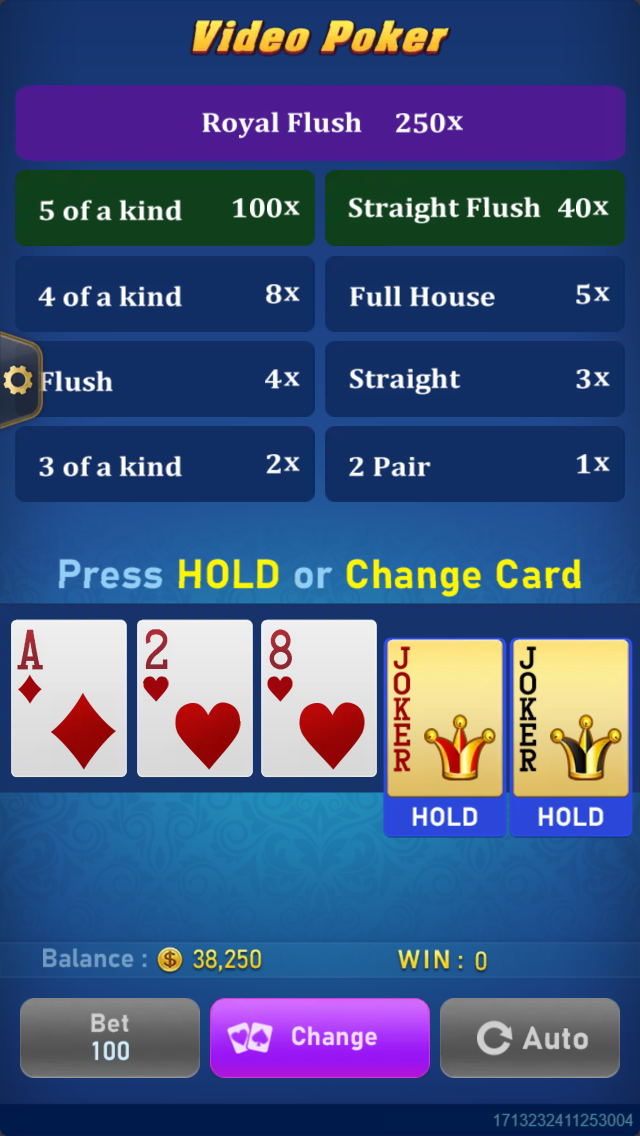
#> input picture research/reference/main.png, 640 x 1136 px
$ python compare-visuals.py
#> lines starting #> are read from the running program, lines starting #| are printed output that depends on the picture
from pathlib import Path
from PIL import Image, ImageDraw

root = Path(__file__).resolve().parent.parent
qa = root / 'qa'
reference = root / 'research/reference'
pairs = [
    ('hold', 'main.png', 'portrait-reference-hold-final.png'),
    ('win', 'win.png', 'portrait-reference-win.png'),
    ('double', 'double.png', 'portrait-reference-double.png'),
]
for label, source, implementation in pairs:
    a = Image.open(reference/source).convert('RGB')
#> a is the input picture: PIL image 640x1136 RGB; mean R, G, B 65.8, 86.1, 127.8
    b = Image.open(qa/implementation).convert('RGB')
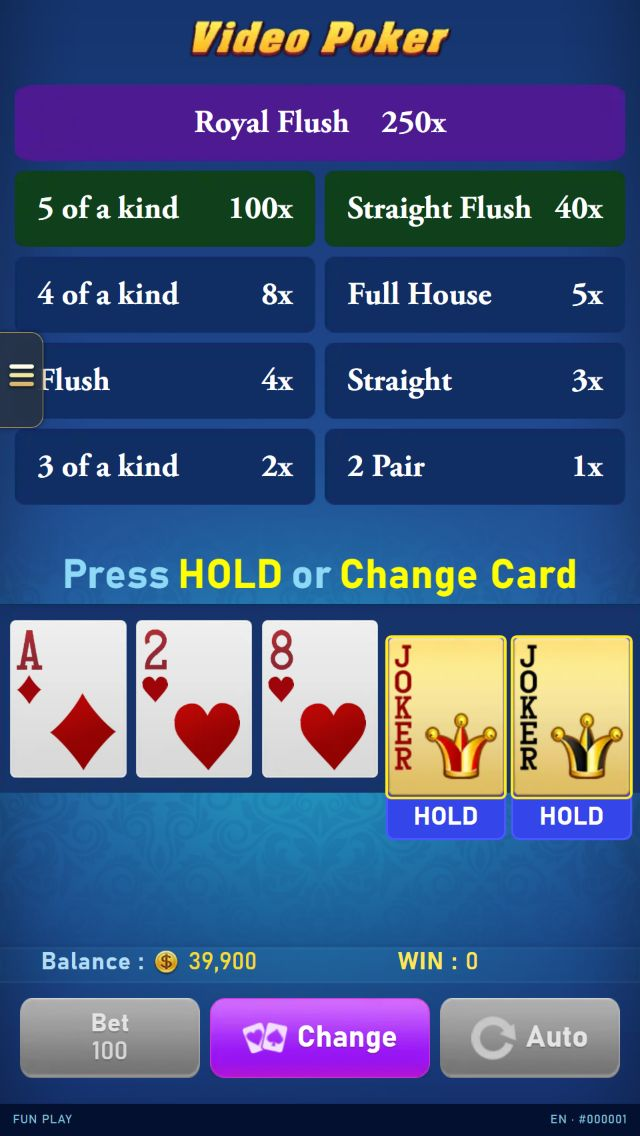
#> input picture qa/portrait-reference-hold-final.png, 640 x 1136 px
#> b is the input picture: PIL image 640x1136 RGB; mean R, G, B 68.8, 88.1, 128
    if a.size != (640, 1136) or b.size != (640, 1136):
        raise RuntimeError('Comparison requires matching 640 x 1136 captures')
    output = Image.new('RGB', (1280, 1170), 'white')
#> output: PIL image 1280x1170 RGB; every value is 255
    output.paste(a, (0, 34))
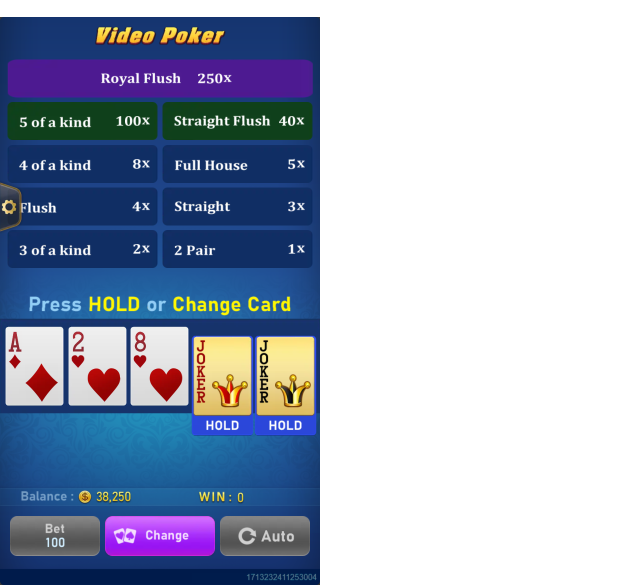
#> output: PIL image 1280x1170 RGB (shown at 1/2 size); mean R, G, B 163.2, 173, 193.3
    output.paste(b, (640, 34))
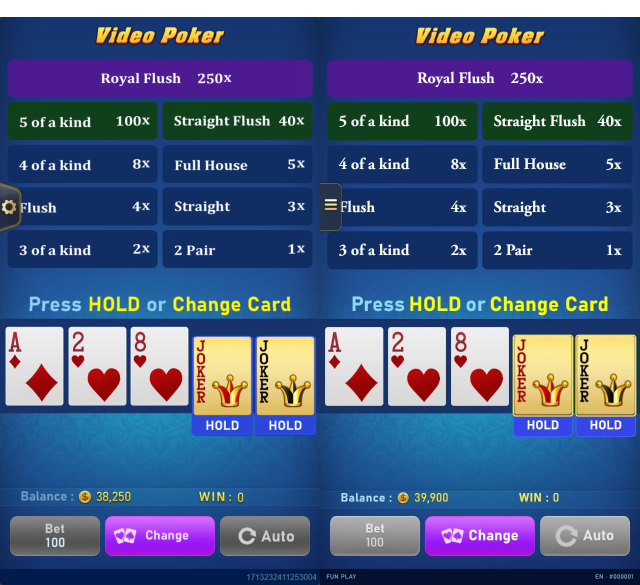
#> output: PIL image 1280x1170 RGB (shown at 1/2 size); mean R, G, B 72.7, 92, 131.6
    draw = ImageDraw.Draw(output)
    draw.text((10, 10), 'OFFICIAL REFERENCE', fill='black')
    draw.text((650, 10), 'LOCAL IMPLEMENTATION', fill='black')
    output.save(qa/('comparison-'+label+'-final.png'))
    crop = (0, 510, 640, 850) if label == 'hold' else (0, 320, 640, 925) if label == 'double' else (0, 510, 640, 925)
    focus = Image.new('RGB', (1280, crop[3]-crop[1]), 'white')
#> focus: PIL image 1280x340 RGB; every value is 255
    focus.paste(a.crop(crop), (0, 0))
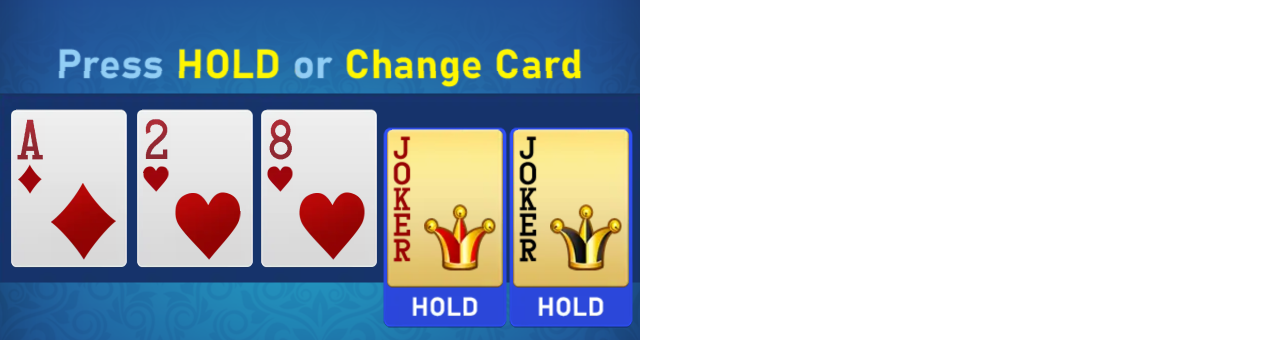
#> focus: PIL image 1280x340 RGB; mean R, G, B 185.2, 194, 203.9
    focus.paste(b.crop(crop), (640, 0))
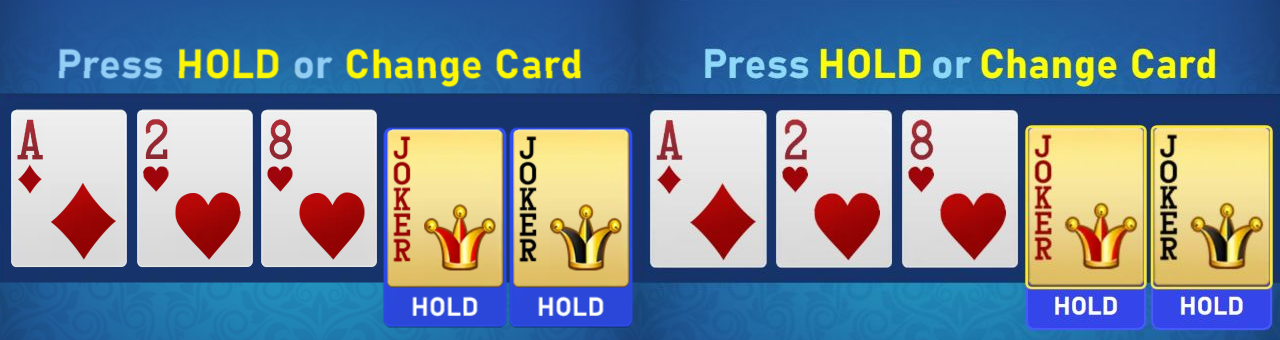
#> focus: PIL image 1280x340 RGB; mean R, G, B 117.2, 134.1, 151.7
    focus.save(qa/('comparison-'+label+'-detail.png'))
#> pass 2 of the loop `for label, source, implementation in pairs:`:
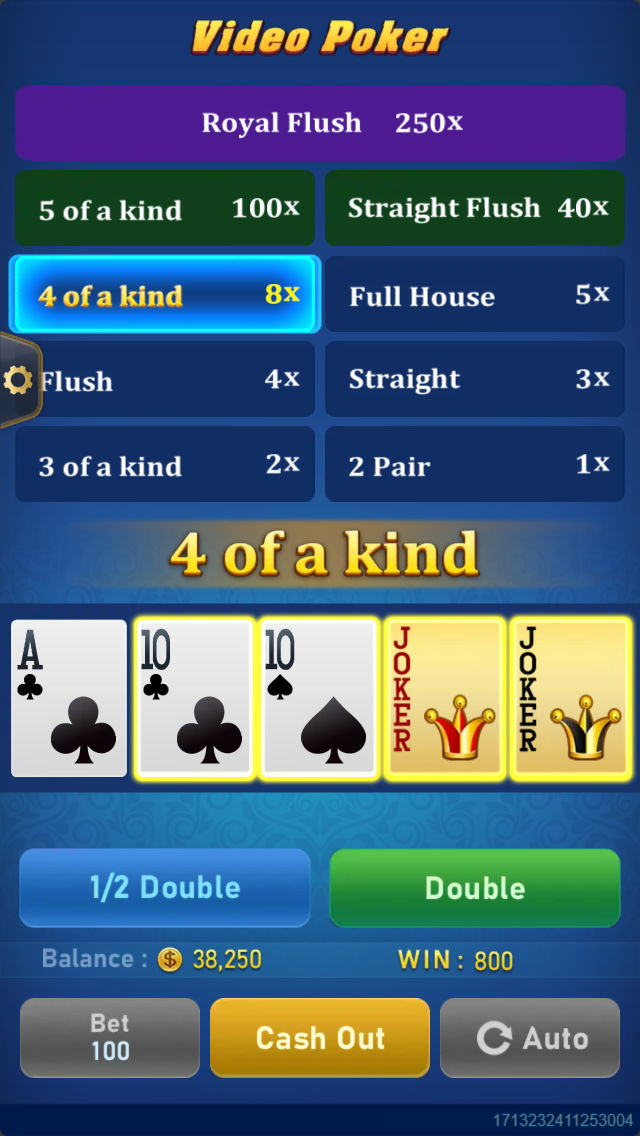
#> input picture research/reference/win.png, 640 x 1136 px
#> a is the input picture: PIL image 640x1136 RGB; mean R, G, B 71.4, 97.9, 121.8
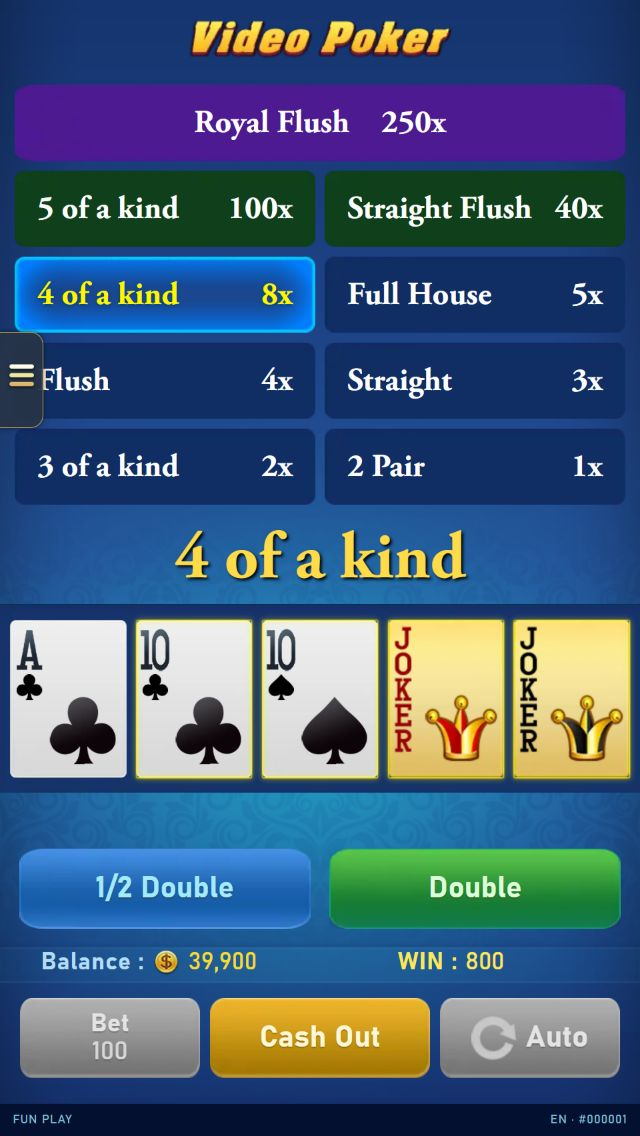
#> input picture qa/portrait-reference-win.png, 640 x 1136 px
#> b is the input picture: PIL image 640x1136 RGB; mean R, G, B 67.7, 94.4, 122.8
#> `focus.paste(b.crop(crop), (640, 0))`:
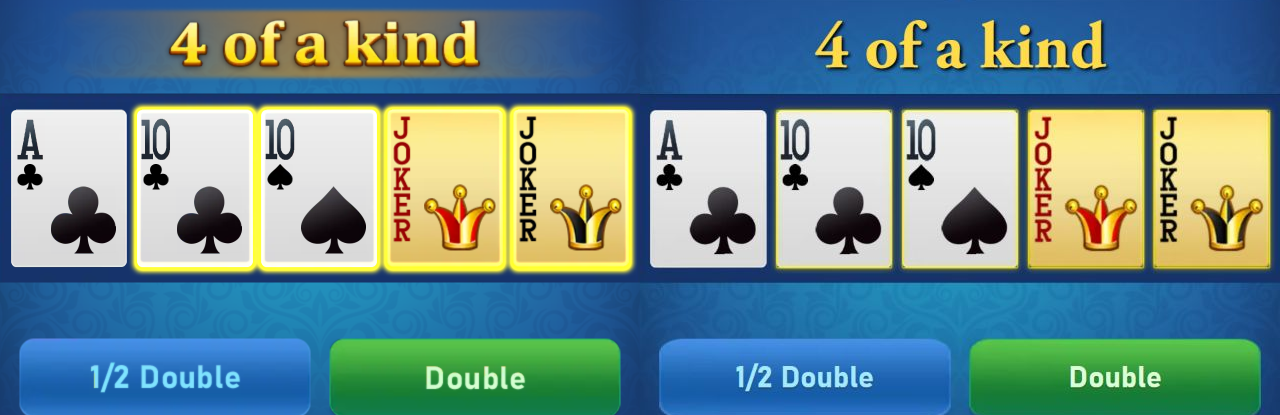
#> focus: PIL image 1280x415 RGB; mean R, G, B 105.9, 138.8, 141.6
#> pass 3 of the loop `for label, source, implementation in pairs:`:
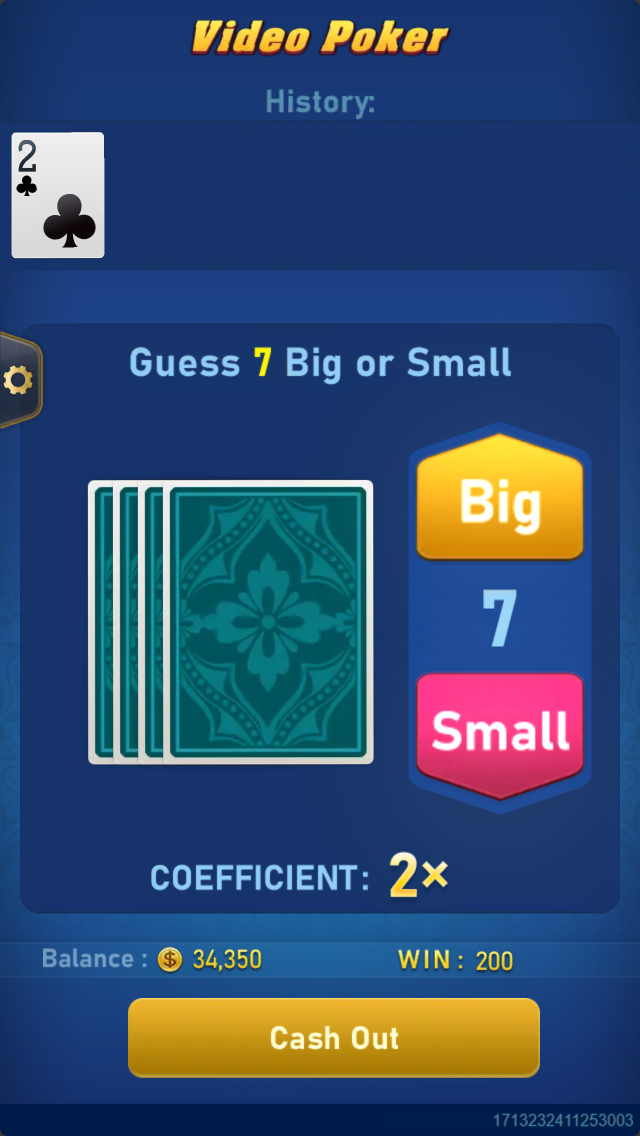
#> input picture research/reference/double.png, 640 x 1136 px
#> a is the input picture: PIL image 640x1136 RGB; mean R, G, B 51.6, 77.7, 112.9
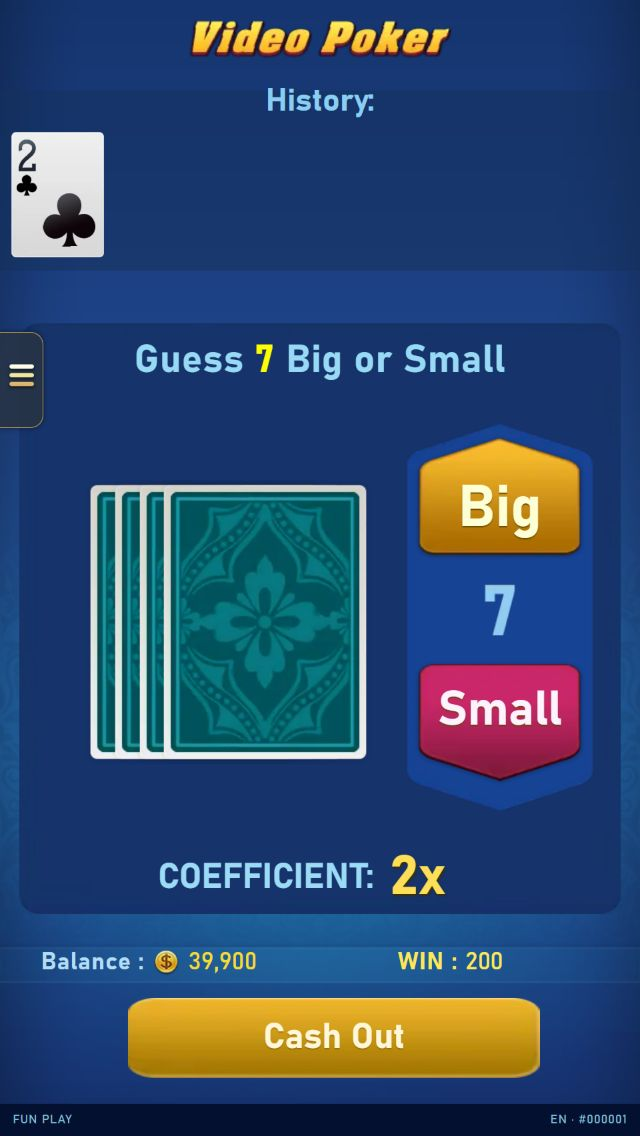
#> input picture qa/portrait-reference-double.png, 640 x 1136 px
#> b is the input picture: PIL image 640x1136 RGB; mean R, G, B 47.3, 74.5, 110.8
#> `focus.paste(b.crop(crop), (640, 0))`:
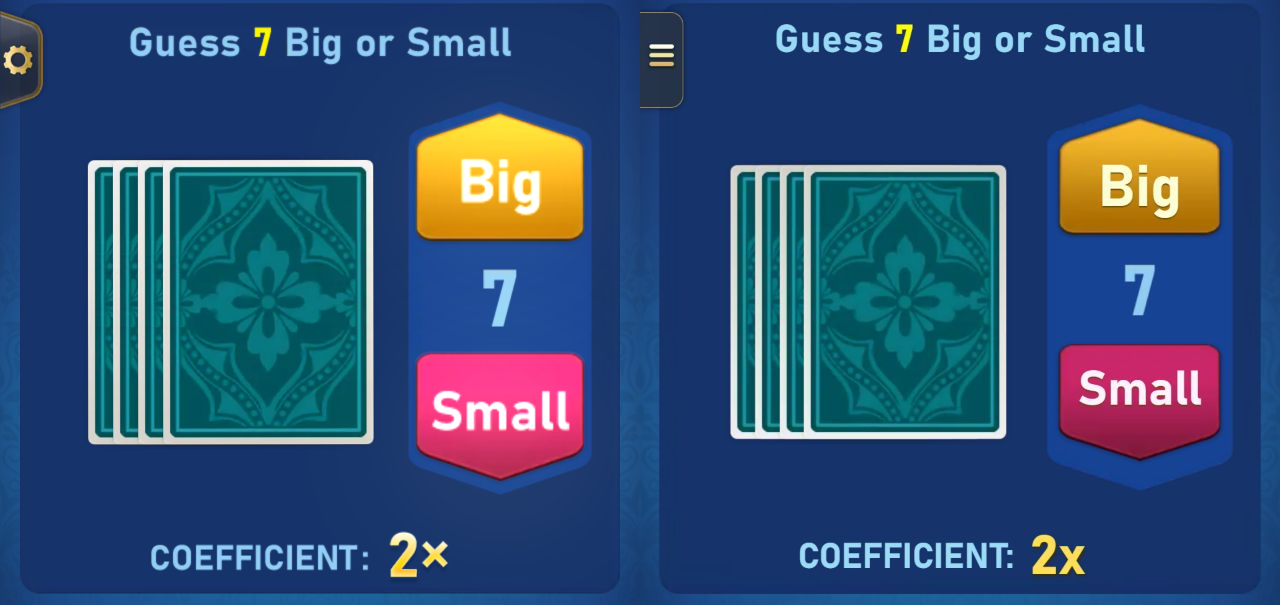
#> focus: PIL image 1280x605 RGB; mean R, G, B 48.7, 78.7, 116.1
print('Three full and three focused comparisons prepared.')
